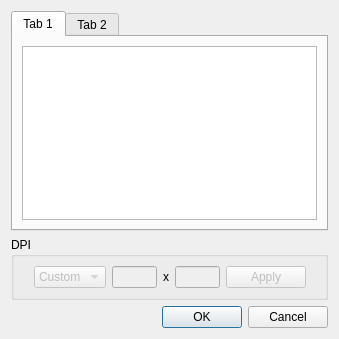
<?xml version="1.0" encoding="UTF-8"?>
<ui version="4.0">
 <class>FixDpiDialog</class>
 <widget class="QDialog" name="FixDpiDialog">
  <property name="geometry">
   <rect>
    <x>0</x>
    <y>0</y>
    <width>339</width>
    <height>339</height>
   </rect>
  </property>
  <property name="windowTitle">
   <string>Fix DPI</string>
  </property>
  <layout class="QVBoxLayout">
   <item>
    <widget class="QTabWidget" name="tabWidget">
     <property name="currentIndex">
      <number>0</number>
     </property>
     <widget class="QWidget" name="tab">
      <attribute name="title">
       <string>Tab 1</string>
      </attribute>
      <layout class="QVBoxLayout">
       <item>
        <widget class="QTreeView" name="undefinedDpiView"/>
       </item>
      </layout>
     </widget>
     <widget class="QWidget" name="tab_2">
      <attribute name="title">
       <string>Tab 2</string>
      </attribute>
      <layout class="QVBoxLayout">
       <item>
        <widget class="QTreeView" name="allPagesView"/>
       </item>
      </layout>
     </widget>
    </widget>
   </item>
   <item>
    <widget class="QGroupBox" name="groupBox">
     <property name="title">
      <string>DPI</string>
     </property>
     <layout class="QHBoxLayout">
      <item>
       <spacer>
        <property name="orientation">
         <enum>Qt::Horizontal</enum>
        </property>
        <property name="sizeHint" stdset="0">
         <size>
          <width>0</width>
          <height>1</height>
         </size>
        </property>
       </spacer>
      </item>
      <item>
       <widget class="QComboBox" name="dpiCombo">
        <property name="enabled">
         <bool>false</bool>
        </property>
        <item>
         <property name="text">
          <string>Custom</string>
         </property>
        </item>
       </widget>
      </item>
      <item>
       <widget class="QLineEdit" name="xDpi">
        <property name="enabled">
         <bool>false</bool>
        </property>
        <property name="maximumSize">
         <size>
          <width>45</width>
          <height>16777215</height>
         </size>
        </property>
       </widget>
      </item>
      <item>
       <widget class="QLabel" name="label_3">
        <property name="text">
         <string>x</string>
        </property>
       </widget>
      </item>
      <item>
       <widget class="QLineEdit" name="yDpi">
        <property name="enabled">
         <bool>false</bool>
        </property>
        <property name="maximumSize">
         <size>
          <width>45</width>
          <height>16777215</height>
         </size>
        </property>
       </widget>
      </item>
      <item>
       <widget class="QPushButton" name="applyBtn">
        <property name="enabled">
         <bool>false</bool>
        </property>
        <property name="text">
         <string>Apply</string>
        </property>
       </widget>
      </item>
      <item>
       <spacer>
        <property name="orientation">
         <enum>Qt::Horizontal</enum>
        </property>
        <property name="sizeHint" stdset="0">
         <size>
          <width>0</width>
          <height>1</height>
         </size>
        </property>
       </spacer>
      </item>
     </layout>
    </widget>
   </item>
   <item>
    <spacer>
     <property name="orientation">
      <enum>Qt::Vertical</enum>
     </property>
     <property name="sizeHint" stdset="0">
      <size>
       <width>1</width>
       <height>1</height>
      </size>
     </property>
    </spacer>
   </item>
   <item>
    <widget class="QDialogButtonBox" name="buttonBox">
     <property name="orientation">
      <enum>Qt::Horizontal</enum>
     </property>
     <property name="standardButtons">
      <set>QDialogButtonBox::Cancel|QDialogButtonBox::Ok</set>
     </property>
    </widget>
   </item>
  </layout>
 </widget>
 <resources>
  <include location="resources/resources.qrc"/>
 </resources>
 <connections>
  <connection>
   <sender>buttonBox</sender>
   <signal>accepted()</signal>
   <receiver>FixDpiDialog</receiver>
   <slot>accept()</slot>
   <hints>
    <hint type="sourcelabel">
     <x>257</x>
     <y>344</y>
    </hint>
    <hint type="destinationlabel">
     <x>157</x>
     <y>274</y>
    </hint>
   </hints>
  </connection>
  <connection>
   <sender>buttonBox</sender>
   <signal>rejected()</signal>
   <receiver>FixDpiDialog</receiver>
   <slot>reject()</slot>
   <hints>
    <hint type="sourcelabel">
     <x>325</x>
     <y>344</y>
    </hint>
    <hint type="destinationlabel">
     <x>286</x>
     <y>274</y>
    </hint>
   </hints>
  </connection>
 </connections>
</ui>
